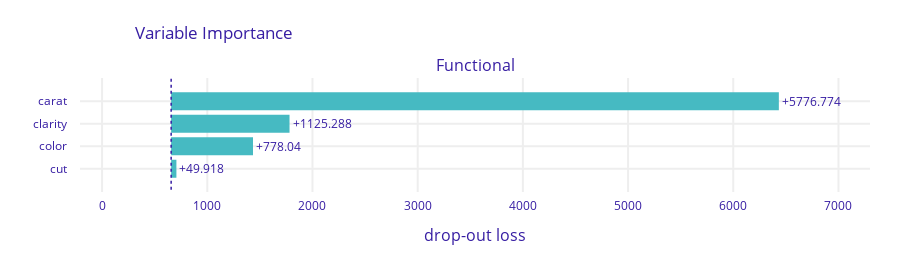

Notebook code for this chart:
### Code cell
def pred_fun(m, X):
    return m.predict(preprocessor.transform(X), batch_size=1000).flatten()


exp = dx.Explainer(
    model,
    data=df_valid[ord_features + ["carat"]],
    y=y_valid,
    predict_function=pred_fun,
    verbose=False,
)

vi = exp.model_parts()
vi.plot()

### Figure 1 — Plotly figure (JSON) as saved in the notebook; plotly's stock layout.template omitted (floating-point values rounded to 4 significant figures)
{"data": [{"base": 656.4, "hoverinfo": "text", "hoverlabel": {"bgcolor": "rgba(0,0,0,0.8)"}, "hovertext": ["Model: Functional loss after<br>variable: carat is permuted: 6433.205<br>Drop-out loss change: +5776.774", "Model: Functional loss after<br>variable: clarity is permuted: 1781.718<br>Drop-out loss change: +1125.288", "Model: Functional loss after<br>variable: color is permuted: 1434.47<br>Drop-out loss change: +778.04", "Model: Functional loss after<br>variable: cut is permuted: 706.348<br>Drop-out loss change: +49.918"], "marker": {"color": "#46bac2"}, "orientation": "h", "showlegend": false, "text": ["+5776.774", "+1125.288", "+778.04", "+49.918"], "textposition": "outside", "type": "bar", "x": [5777.0, 1125.0, 778.0, 49.92], "xaxis": "x", "y": ["carat", "clarity", "color", "cut"], "yaxis": "y"}], "layout": {"annotations": [{"font": {"size": 16}, "showarrow": false, "text": "Functional", "x": 0.5, "xanchor": "center", "xref": "paper", "y": 1, "yanchor": "bottom", "yref": "paper"}, {"font": {"size": 16}, "showarrow": false, "text": "drop-out loss", "x": 0.5, "xanchor": "center", "xref": "paper", "y": 0, "yanchor": "top", "yref": "paper", "yshift": -30}], "font": {"color": "#371ea3"}, "height": 263, "margin": {"b": 71, "r": 30, "t": 78}, "shapes": [{"line": {"color": "#371ea3", "dash": "dot", "width": 1.5}, "type": "line", "x0": 656.4, "x1": 656.4, "xref": "x", "y0": -1, "y1": 4, "yref": "y"}], "title": {"text": "Variable Importance", "x": 0.15}, "xaxis": {"anchor": "y", "automargin": true, "domain": [0, 1], "fixedrange": true, "gridwidth": 2, "range": [-210.1, 7300.0], "tickcolor": "white", "ticklen": 3, "ticks": "outside", "type": "linear", "zeroline": false}, "yaxis": {"anchor": "x", "automargin": true, "autorange": "reversed", "domain": [0, 1], "fixedrange": true, "gridwidth": 2, "tickcolor": "white", "ticklen": 10, "ticks": "outside", "type": "category"}}}
